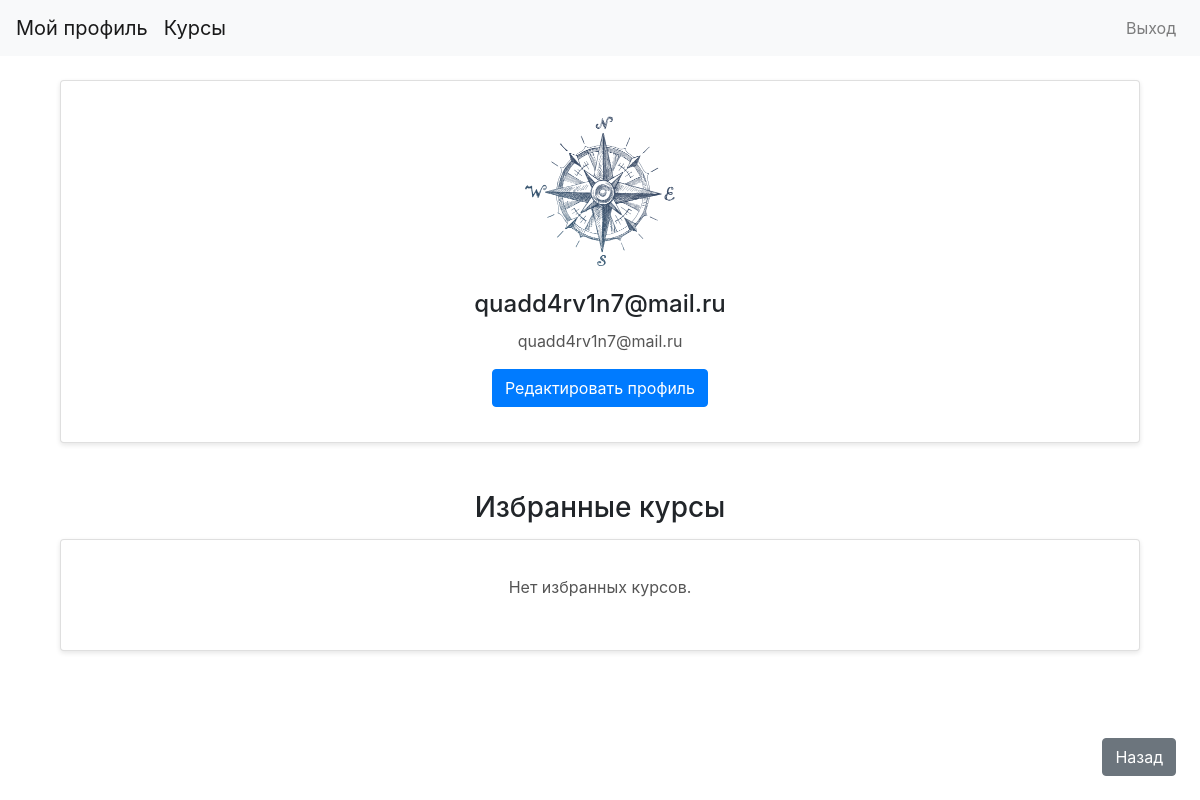
The page /profile (signed in) on the database its author committed.
### app/models.py (models this page shows, shortened)
class User(db.Model, UserMixin):
    id = db.Column(db.Integer, primary_key=True)
    username = db.Column(db.String(20), unique=True, nullable=False, index=True)
    email = db.Column(db.String(120), unique=True, nullable=False, index=True)
    image_file = db.Column(db.String(20), nullable=False, default='default.jpg')
    password = db.Column(db.String(60), nullable=False)
    favorites = relationship('FavoriteCourse', back_populates='user', cascade='all, delete-orphan')

### app/routes/main.py (the view)
@main_bp.route("/profile")
@login_required  # Ограничивает доступ к маршруту только для аутентифицированных пользователей
def profile():
    try:
        return render_template('profile.html', title='Профиль', user=current_user)
    except Exception as e:
        return render_template('errors/500.html'), 500

### app/models.py (called while the page is built)
@login_manager.user_loader
def load_user(user_id):
    return User.query.get(int(user_id))

### app/templates/profile.html
{% extends "layouts/profile/profile_navbar.html" %}
{% block content %}
<div class="card mt-4">
    <div class="card-body text-center">
        <img src="{{ url_for('static', filename='profile_pics/' + current_user.image_file) }}" class="rounded-circle" width="150" height="150" alt="Профиль">
        <h2 class="card-title mt-4">{{ current_user.username }}</h2>
        <p class="card-text">{{ current_user.email }}</p>
        <a href="{{ url_for('profile.profile_edit') }}" class="btn btn-primary">Редактировать профиль</a>
    </div>
</div>
<div class="mt-5">
    <h3 class="text-center">Избранные курсы</h3>
    <div class="card">
        <div class="card-body">
            <div class="row">
                {% for course in favorite_courses %}
                <div class="col-md-4">
                    <div class="card mb-4">
                        <img src="{{ url_for('static', filename='course_images/' ~ course.image) }}" class="card-img-top" alt="{{ course.title }}">
                        <div class="card-body">
                            <h5 class="card-title">{{ course.title }}</h5>
                            <p class="card-text">{{ course.description }}</p>
                            <p class="card-text"><strong>Цена:</strong> {{ course.price }}₽</p>
                            <form action="{{ url_for('profile.remove_favorite', course_id=course.id) }}" method="post">
                                <button type="submit" class="btn btn-danger">Удалить из избранного</button>
                            </form>
                        </div>
                    </div>
                </div>
                {% else %}
                <div class="col-12 text-center">
                    <p>Нет избранных курсов.</p>
                </div>
                {% endfor %}
            </div>
        </div>
    </div>
</div>
<div class="fixed-bottom mb-4 mr-4 text-right">
    <a href="{{ url_for('main.home') }}" class="btn btn-secondary">Назад</a>
</div>
{% endblock %}

### app/static/css/styles.css (style rules this page uses)
.card { border: 3px solid #ddd; border-radius: 10px; padding: 15px; margin: 15px; background-color: #fff; box-shadow: 0 2px 5px rgba(0, 0, 0, 0.1); transition: transform 0.3s, box-shadow 0.3s; }
.btn { border-radius: 5px; padding: 10px 15px; text-align: center; transition: background-color 0.3s; }
.btn-primary { background-color: #007bff; border-color: #007bff; }
.card h2 { font-size: 1.5rem; margin-bottom: 10px; }
.card p { font-size: 1rem; color: #555; }

### rows shown on the page
User: image_file (picture), username "quadd4rv1n7@mail.ru", email "quadd4rv1n7@mail.ru"
